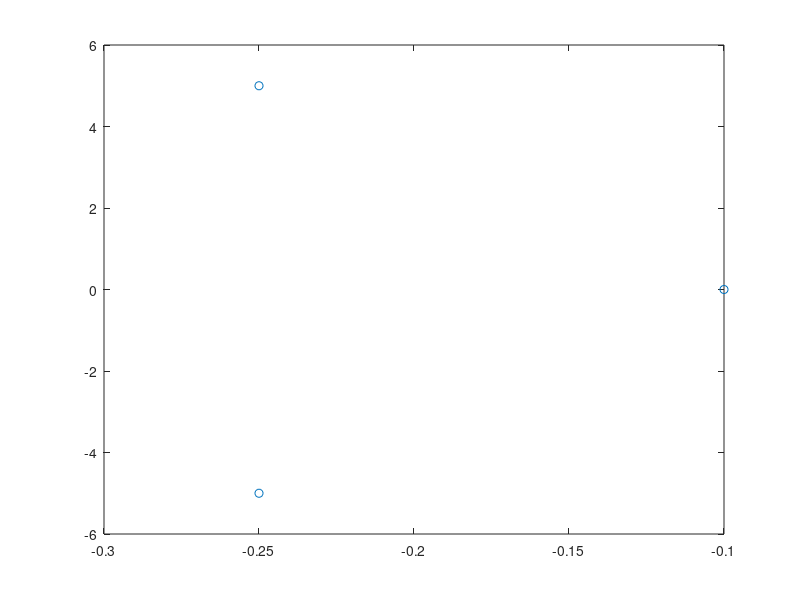

Recreate this plot in MATLAB. (Note: this script raises an error after producing the figure.)
% Declare roots
z = [-0.100002,-0.249999 + 5j, -0.249999 - 5j];
% Plot the Roots
p = plot(real(z),imag(z),"o");
% Make Graph Look Nice
p.Parent.XAxisLocation = 'origin';
p.Parent.YAxisLocation = 'origin';
grid on;
xlim([-0.3 0.3])
ylim([-5.5 5.5])
xlabel("\tau")
ylabel("j")
title('Roots to differential equation in Problem 2')
% Save Graph
saveas(gca,'./figures/roots.png')